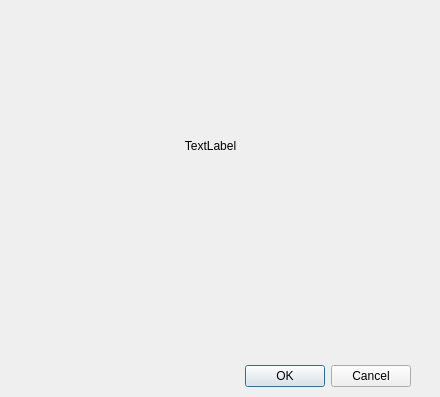
<?xml version="1.0" encoding="UTF-8"?>
<ui version="4.0">
 <class>CoverImageDialog</class>
 <widget class="QDialog" name="CoverImageDialog">
  <property name="geometry">
   <rect>
    <x>0</x>
    <y>0</y>
    <width>440</width>
    <height>397</height>
   </rect>
  </property>
  <property name="windowTitle">
   <string>Dialog</string>
  </property>
  <widget class="QDialogButtonBox" name="buttonBox">
   <property name="geometry">
    <rect>
     <x>20</x>
     <y>360</y>
     <width>391</width>
     <height>32</height>
    </rect>
   </property>
   <property name="orientation">
    <enum>Qt::Horizontal</enum>
   </property>
   <property name="standardButtons">
    <set>QDialogButtonBox::Cancel|QDialogButtonBox::Ok</set>
   </property>
  </widget>
  <widget class="QLabel" name="coverImgLabel">
   <property name="geometry">
    <rect>
     <x>0</x>
     <y>10</y>
     <width>421</width>
     <height>271</height>
    </rect>
   </property>
   <property name="text">
    <string>TextLabel</string>
   </property>
   <property name="alignment">
    <set>Qt::AlignCenter</set>
   </property>
  </widget>
 </widget>
 <resources/>
 <connections>
  <connection>
   <sender>buttonBox</sender>
   <signal>accepted()</signal>
   <receiver>CoverImageDialog</receiver>
   <slot>accept()</slot>
   <hints>
    <hint type="sourcelabel">
     <x>248</x>
     <y>254</y>
    </hint>
    <hint type="destinationlabel">
     <x>157</x>
     <y>274</y>
    </hint>
   </hints>
  </connection>
  <connection>
   <sender>buttonBox</sender>
   <signal>rejected()</signal>
   <receiver>CoverImageDialog</receiver>
   <slot>reject()</slot>
   <hints>
    <hint type="sourcelabel">
     <x>316</x>
     <y>260</y>
    </hint>
    <hint type="destinationlabel">
     <x>286</x>
     <y>274</y>
    </hint>
   </hints>
  </connection>
 </connections>
</ui>
